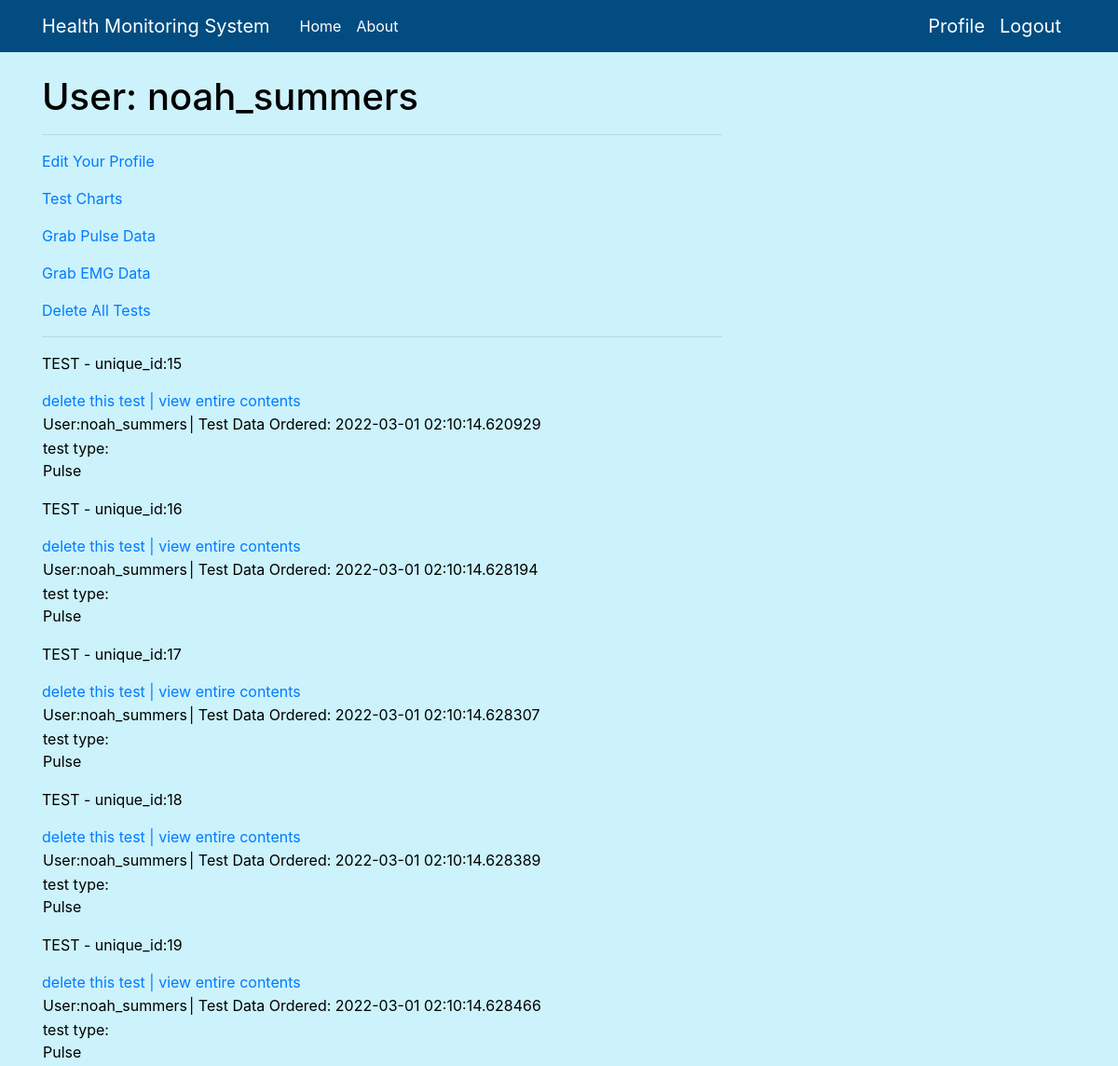
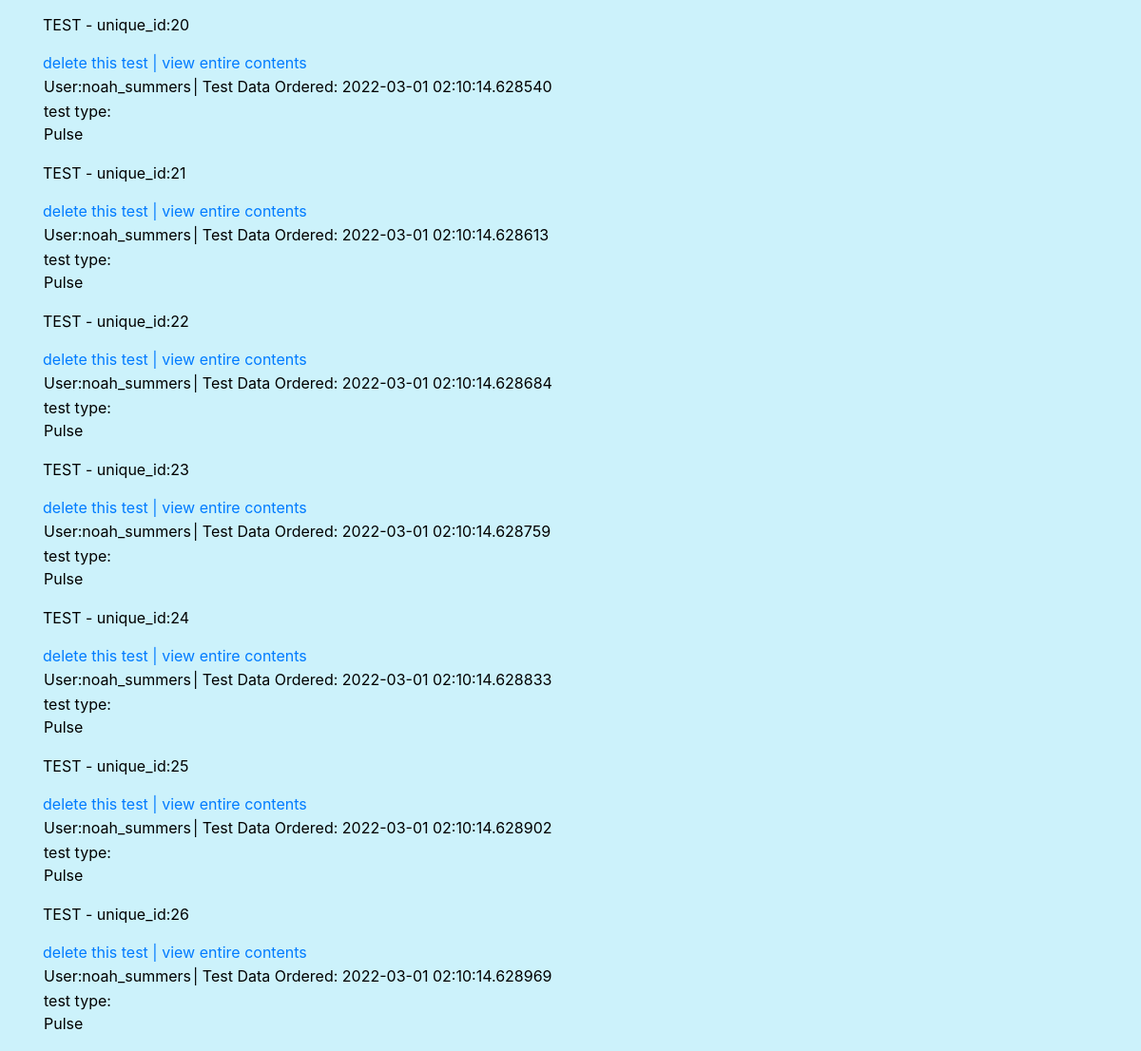
Page /user/noah_summers (signed in) on the earlier database version (2 pictures, top to bottom).
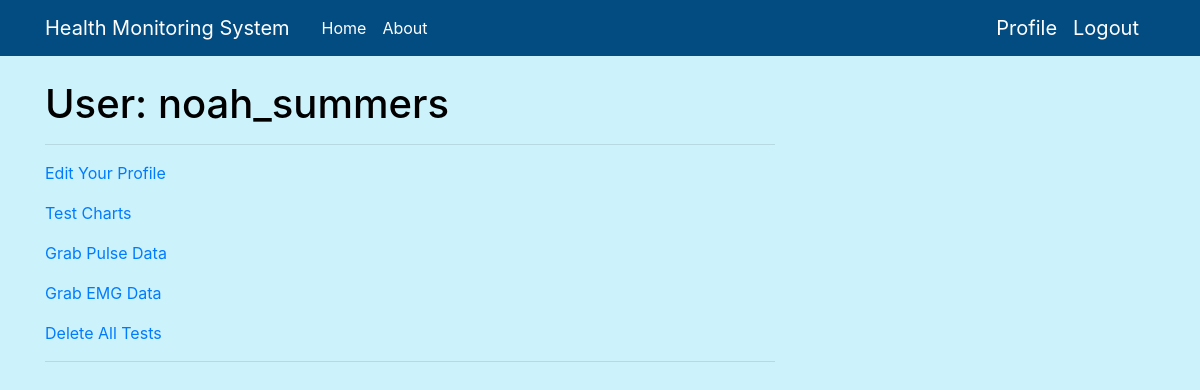
Same page on the later database version.
### app.py (models this page shows, shortened)
class User(UserMixin, db.Model):
    id = db.Column(db.Integer, primary_key=True)
    username = db.Column(db.String(64), index=True, unique=True)
    email = db.Column(db.String(120), index=True, unique=True)          # email field format is validated
    DOB = db.Column(db.String(6), index=True, unique=True)              # DOB field format is validated
    password_hash = db.Column(db.String(128))
    packets = db.relationship("Packet", backref='author', lazy='dynamic')
    packet_count = db.Column(db.Integer, index=True)                    # TODO: managing the users packet counter
    admin = db.Column(db.Integer, index=True, default=False)

class Packet(db.Model):
    id = db.Column(db.Integer, primary_key=True)
    body = db.Column(db.String(500))
    timestamp = db.Column(db.DateTime, index=True, default=datetime.utcnow)     # this timestamp represents when the test was ordered
    test_taken = db.Column(db.String(50), index=True, default=None)             # this timestamp represents when the test was taken
    user_id = db.Column(db.Integer, db.ForeignKey('user.id'))
    test_type = db.Column(db.String(150), default=None)

### app.py (the view)
@app.route('/user/<username>')
@login_required
def user(username):
    user = User.query.filter_by(username=username).first_or_404()
    return render_template('user.html', user=user, packets=user.packets.all())

### app.py (called while the page is built)
@login.user_loader
def load_user(id):
    return User.query.get(int(id))

### templates/user.html (shortened to what this page needs)
{% extends "base.html" %}
{% block content %}
    <h1>User: {{ user.username }}</h1>
    <hr>
    {% if user == current_user %}
    <p><a href="{{ url_for('edit_profile') }}">Edit Your Profile</a></p>
    <p><a href="{{ url_for('test_chart', username=current_user.username)}}">Test Charts</a></p>
    <p><a href="{{ url_for('newtest', username=current_user.username) }}">Grab Pulse Data</a></p>
    <p><a href="{{ url_for('newtest', username=current_user.username) }}">Grab EMG Data</a></p>
    <p><a href="{{ url_for('delete_all_tests', username=current_user.username) }}">Delete All Tests</a></p>
    <hr>
    {% for packet in packets %}
    <p>
        {% include '_packet.html' %}
    </p>
    {% endfor %}
    {% endif %}
{% endblock %}

### templates/base.html (shortened to what this page needs)
<!doctype html>
<html lang="en">
  <head>
    <link rel="stylesheet" href="https://stackpath.bootstrapcdn.com/bootstrap/4.3.1/css/bootstrap.min.css">
    <link rel="stylesheet" type="text/css" href="{{ url_for('static', filename='main.css') }}">
  </head>
  <body>
    <header class="site-header">
      <nav class="navbar navbar-expand-md navbar-dark bg-steel fixed-top">
        <div class="container">
          <a class="navbar-brand mr-4" href="/">Health Monitoring System</a>
          <div class="collapse navbar-collapse" id="navbarToggle">
            <div class="navbar-nav mr-auto">
              {% if current_user.is_anonymous %}
              <a class="nav-item nav-link" href="{{ url_for('index_guest') }}">Home</a>
              {% else %}
              <a class="nav-item nav-link" href="{{ url_for('index') }}">Home</a>
              {% endif %}
              <a class="nav-item nav-link" href="/about">About</a>
            </div>
            {% if current_user.is_anonymous %}
            <div class="navbar-nav">
              <a class="nav-item nav-link" href="{{ url_for('login') }}">Login</a>
              <a class="nav-item nav-link" href="{{ url_for('signup') }}">Sign Up</a>
            </div>
            {% else %}
            <a class="navbar-brand" href="{{ url_for('user', username=current_user.username) }}">Profile</a>
            <a class="navbar-brand" href="{{ url_for('logout') }}">Logout</a>
            {% endif %}
          </div>
        </div>
      </nav>
    </header>
    <main role="main" class="container">
      <div class="row">
        <div class="col-md-8">
          {% block content %}{% endblock %}
    </main>
  </body>
</html>

### templates/_packet.html
<table>
        <tr valign="top">
            <p> TEST - unique_id:{{packet.id}} </p>
            <td>User:{{ packet.author.username}}    </td>
            <td> |   Test Data Ordered: {{packet.timestamp}}</td>
        <a href="{{ url_for('deletetest', username=current_user.username, packet_id=packet.id) }}">delete this test  </a>
        <a href="{{ url_for('open_packet', username=current_user.username, packet_id=packet.id) }}">   |  view entire contents</a>
        </tr>
        <td> test type:<br>{{ packet.test_type }} </td>
    </table>

### static/main.css (style rules this page uses)
body { background: #ccf2fb; color: #000000; margin-top: 5rem; }
h1, h2, h3, h4, h5, h6 { color: #000000; }
.bg-steel { background-color: #024c81; }
.site-header .navbar-nav .nav-link { color: #ffffff; }

Differences in the rows shown:
removed Packet: id "15", author.username "noah_summers", timestamp "2022-03-01 02:10:14.620929", test_type "Pulse"
removed Packet: id "16", author.username "noah_summers", timestamp "2022-03-01 02:10:14.628194", test_type "Pulse"
removed Packet: id "17", author.username "noah_summers", timestamp "2022-03-01 02:10:14.628307", test_type "Pulse"
removed Packet: id "18", author.username "noah_summers", timestamp "2022-03-01 02:10:14.628389", test_type "Pulse"
removed Packet: id "19", author.username "noah_summers", timestamp "2022-03-01 02:10:14.628466", test_type "Pulse"
removed Packet: id "20", author.username "noah_summers", timestamp "2022-03-01 02:10:14.628540", test_type "Pulse"
removed Packet: id "21", author.username "noah_summers", timestamp "2022-03-01 02:10:14.628613", test_type "Pulse"
removed Packet: id "22", author.username "noah_summers", timestamp "2022-03-01 02:10:14.628684", test_type "Pulse"
removed Packet: id "23", author.username "noah_summers", timestamp "2022-03-01 02:10:14.628759", test_type "Pulse"
removed Packet: id "24", author.username "noah_summers", timestamp "2022-03-01 02:10:14.628833", test_type "Pulse"
removed Packet: id "25", author.username "noah_summers", timestamp "2022-03-01 02:10:14.628902", test_type "Pulse"
removed Packet: id "26", author.username "noah_summers", timestamp "2022-03-01 02:10:14.628969", test_type "Pulse"
